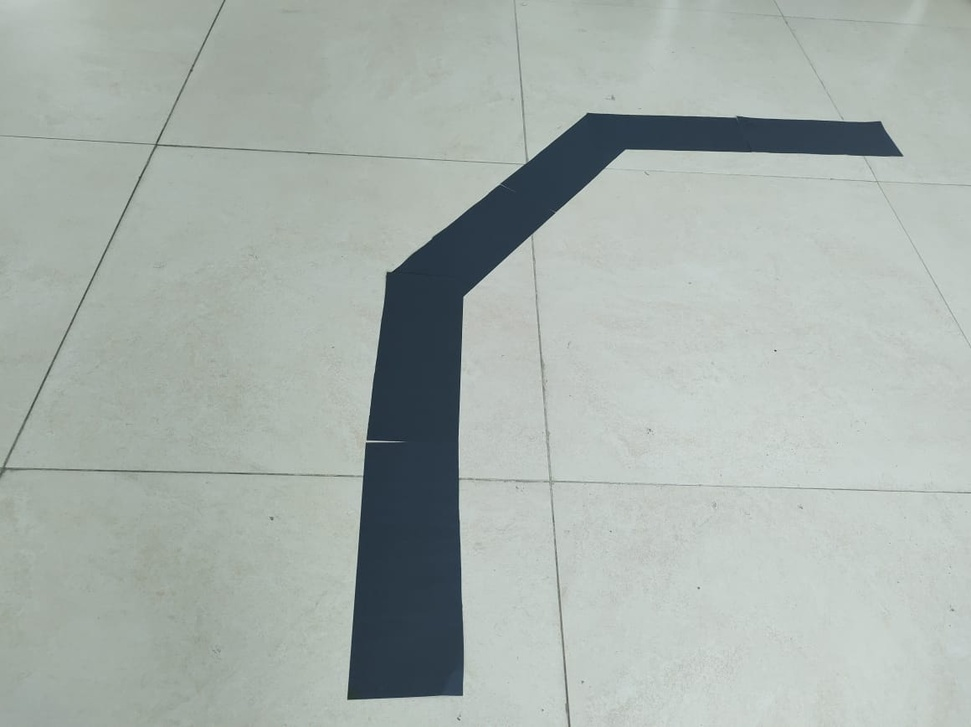
#> input picture Mision1-Control-de-Trayectoria/cva-others/camino3.jpeg, 971 x 727 px, shrunk from 1160 x 868 before the run
$ python line_detector.py
#> lines starting #> are read from the running program, lines starting #| are printed output that depends on the picture; after the words box and inside, x2 and y2 are one past the last pixel; in counts of white or black regions, pixels touching at a corner belong together
import cv2
import numpy as np

# Cargar la imagen
image = cv2.imread('camino3.jpeg')
#> image is the input picture: shape (727, 971, 3); mean B, G, R 171.7, 176.8, 167.5

# Convertir la imagen a escala de grises
gray = cv2.cvtColor(image, cv2.COLOR_BGR2GRAY)

#Suavizado para quitar el ruido
gray_blurred = cv2.GaussianBlur(gray, (9, 9), 4)

# Aplicar el detector de bordes Canny para resaltar los bordes
edges = cv2.Canny(gray_blurred, 50, 150, apertureSize=3)
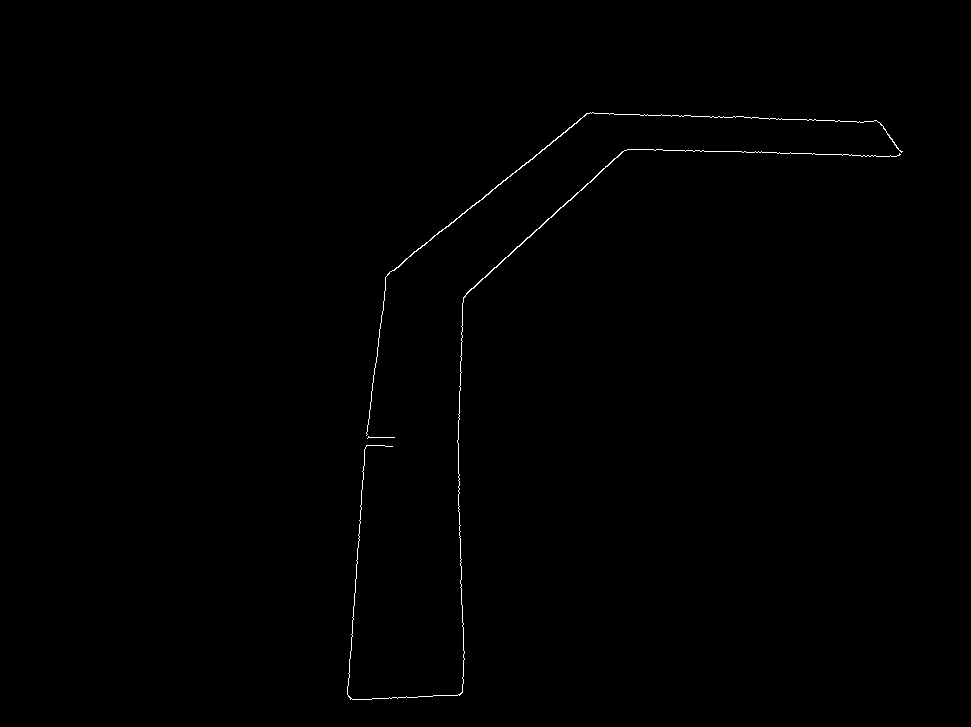
#> edges: shape (727, 971); 0.32% white in thin lines or dots, all inside (x1, y1, x2, y2) = (347, 112, 903, 700)

# Encontrar contornos en la imagen umbralizada
contours, _ = cv2.findContours(edges, cv2.RETR_EXTERNAL, cv2.CHAIN_APPROX_SIMPLE)
#> contours = 3 contours, 1 with area under 20; largest, box (x1, y1, x2, y2) and area: (366, 112, 903, 436) 160, (347, 149, 901, 700) 142

# Aplicar la transformada de Hough para detectar líneas
lines = cv2.HoughLines(edges, 1, np.pi / 180, 150)
#> lines = [[457, 0.89], [395, 0.0698], [529, 0.838]]

# Dibujar las líneas detectadas en la imagen original
if lines is not None:
    for rho, theta in lines[:, 0]:
        a = np.cos(theta)
        b = np.sin(theta)
        x0 = a * rho
        y0 = b * rho
        x1 = int(x0 + 1000 * (-b))
        y1 = int(y0 + 1000 * (a))
        x2 = int(x0 - 1000 * (-b))
        y2 = int(y0 - 1000 * (a))
        cv2.line(image, (x1, y1), (x2, y2), (0, 0, 255), 2)
        # Obtener el centroide de la figura
        for contour in contours:
            M = cv2.moments(contour)
            if M["m00"] != 0:
                cX = int(M["m10"] / M["m00"])
                cY = int(M["m01"] / M["m00"])

                # Extraer el área de la figura para la segmentación por color
                x, y, w, h = cv2.boundingRect(contour)
                roi = image[y:y+h, x:x+w]

                # Calcular el color dominante en la región de interés (ROI)
                color_mean = np.mean(roi, axis=(0, 1))
                color = tuple(map(int, color_mean))

                # Mostrar el color dominante junto con la figura
                if color <= (75, 75, 75):
                    #cv2.putText(image, f'Color: {color}', (cX-100, cY), cv2.FONT_HERSHEY_SIMPLEX, 1, (255, 255, 255), 2)
                    cv2.putText(image, '-Line-', (cX, cY), cv2.FONT_HERSHEY_SIMPLEX, 1, (255, 255, 255), 2)
#> this loop made 3 passes
#> (rho, theta, a, b, x0, y0, x1, y1) on passes 1 to 3: (457, 0.89, 0.629, 0.777, 287.6, 355.2, -489, 984), (395, 0.0698, 0.998, 0.0698, 394, 27.55, 324, 1025), (529, 0.838, 0.669, 0.743, 354, 393.1, -389, 1062)
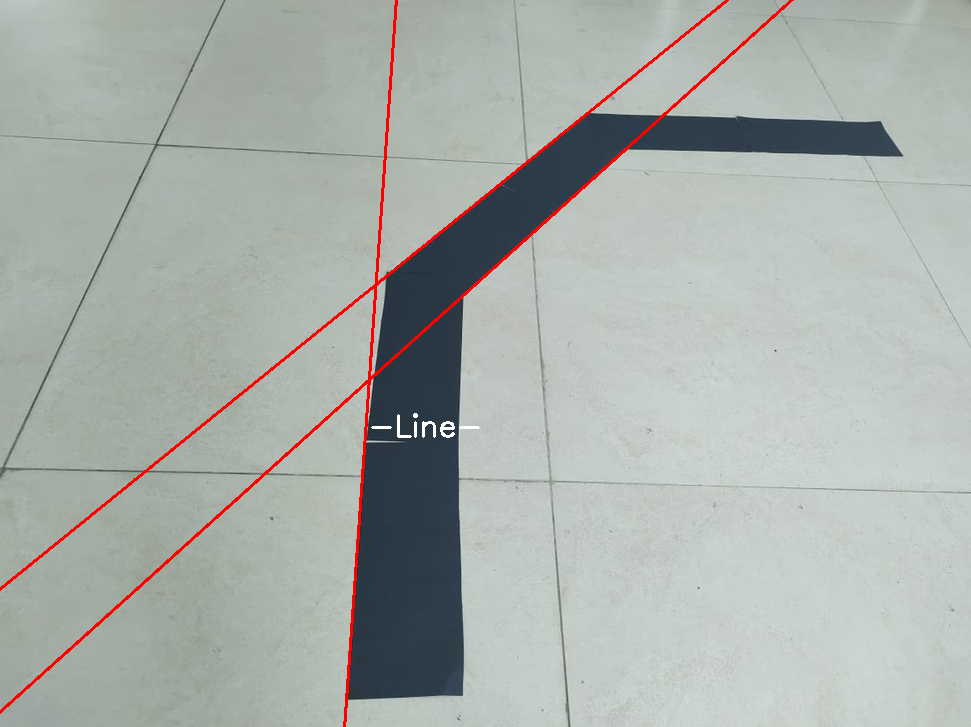
#> image: shape (727, 971, 3); 1.24% of pixels changed, all inside (x1, y1, x2, y2) = (0, 0, 794, 727)
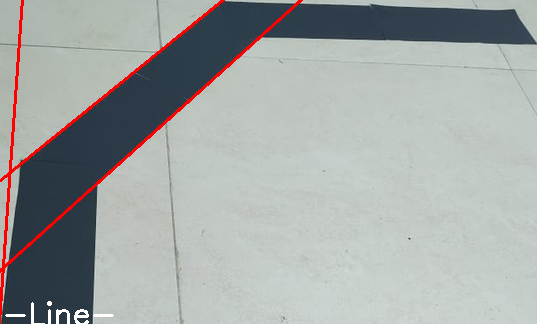
#> roi: shape (324, 537, 3); mean B, G, R 165, 166.7, 162.3


# Mostrar la imagen con las líneas detectadas
cv2.imshow('Transformada de Hough', image)
cv2.waitKey(0)
cv2.destroyAllWindows()

$ run again, with Mision1-Control-de-Trayectoria/cva-others/camino2.jpeg copied over Mision1-Control-de-Trayectoria/cva-others/camino3.jpeg
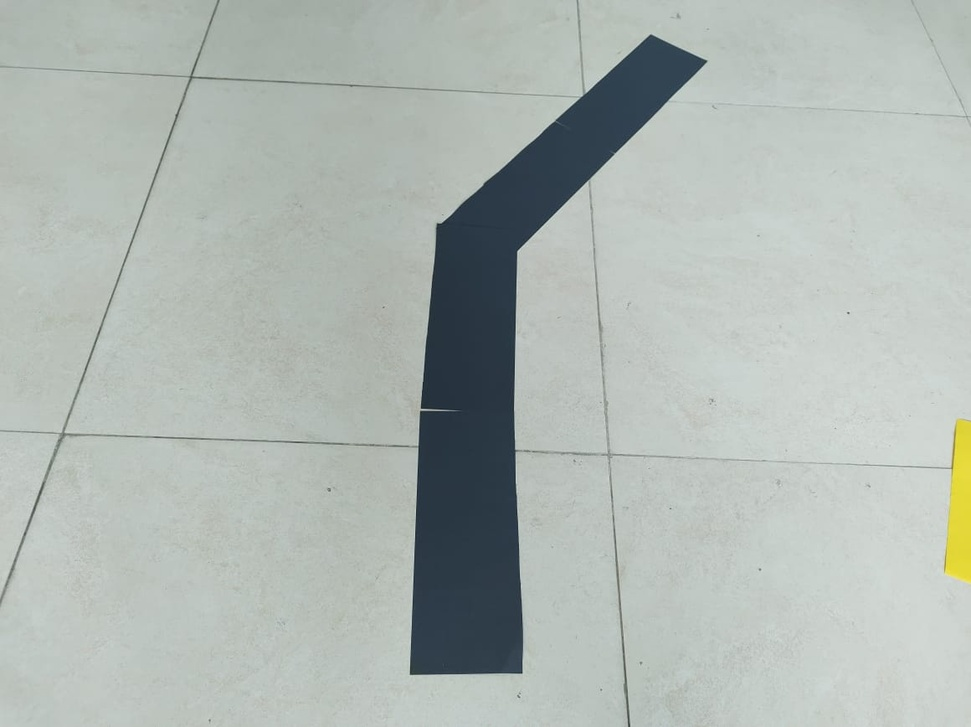
#> input picture Mision1-Control-de-Trayectoria/cva-others/camino2.jpeg, 971 x 727 px, shrunk from 1160 x 868 before the run
#> image is the input picture: shape (727, 971, 3); mean B, G, R 178.2, 183.1, 175
#> `edges = cv2.Canny(gray_blurred, 50, 150, apertureSize=3)`:
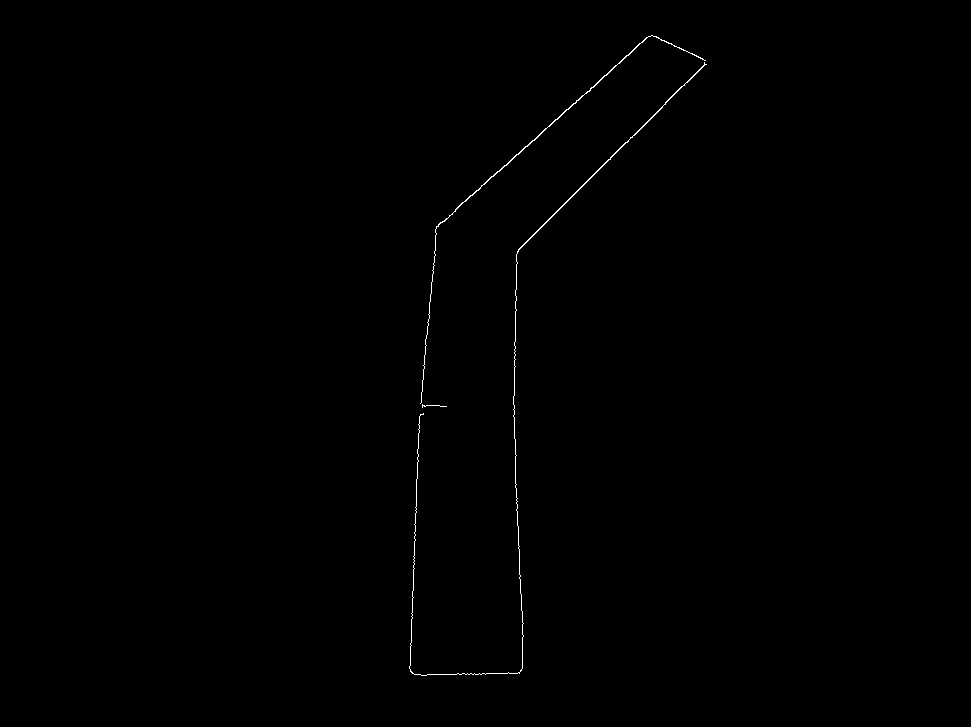
#> edges: shape (727, 971); 0.26% white in thin lines or dots, all inside (x1, y1, x2, y2) = (409, 35, 707, 676)
#> contours = 3 contours, 1 with area under 20; largest, box (x1, y1, x2, y2) and area: (420, 35, 706, 404) 186, (409, 62, 707, 676) 180
#> lines = [[460, 0.838], [433, 0.0349], [543, 0.785], [-499, 3.11]]
#> the loop `for rho, theta in lines[:, 0]:` made 4 passes
#> (rho, theta, a, b, x0, y0, x1, y1) on passes 1 to 4: (460, 0.838, 0.669, 0.743, 307.8, 341.8, -435, 1010), (433, 0.0349, 0.999, 0.0349, 432.7, 15.11, 397, 1014), (543, 0.785, 0.707, 0.707, 384, 384, -323, 1091), (-499, 3.11, -0.999, 0.0349, 498.7, -17.41, 463, -1016)
#> after the loop `for rho, theta in lines[:, 0]:`:
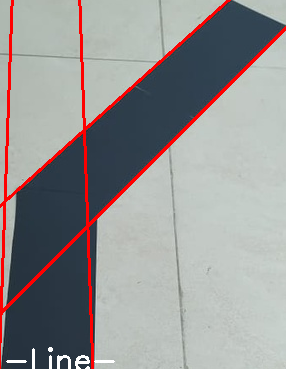
#> roi: shape (369, 286, 3); mean B, G, R 147.4, 147.4, 149.3
